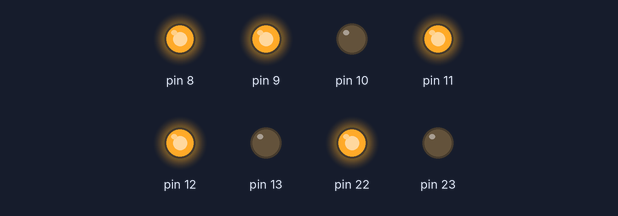
This sketch was run on a simulated Arduino Uno, built with avr-gcc and run on an emulated ATmega328P. Parts: output pins drawn as LEDs (lit = HIGH).

Above: at 0.1 s.
Timing chart, 0 to 1.6 s (numbered marks = the images above):
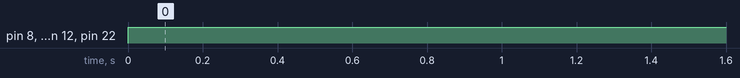

The sketch:

sketch.ino
```cpp
void setup() {
  // put your setup code here, to run once:
  volatile char *portA_DDR = (char*)0x21;
  volatile char *portB_DDR = (char*)0x24;
  *portA_DDR = 0xFF;
  *portB_DDR = 0xFF;
}

void loop() {
  // put your main code here, to run repeatedly:
  volatile char *data = (char*)0x22;
  //volatile char *data_B = (char*)0x25;
  *data = 0b01101101;
  data = 0x25;
  *data = 0b01011011;

}
```

Measured:
- by itself, pin 8, pin 9, pin 11, pin 12, pin 22: LOW → HIGH at 0.00 s
